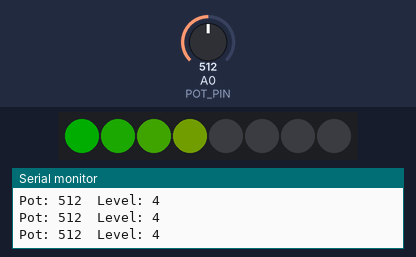
A sketch run on a simulated Arduino Uno, built with avr-gcc and run on an emulated ATmega328P. Shown: 8 RGB LEDs in strip order, left to right, the last lines printed to the serial monitor. The inputs (shaded band) are chosen by the test bench; at power-on: A0 (POT_PIN) = 512. Dim RGB values are drawn brighter than linear.

Above: at 1.2 s.
1.3 s: A0 (POT_PIN) set to 716
At 2.5 s:
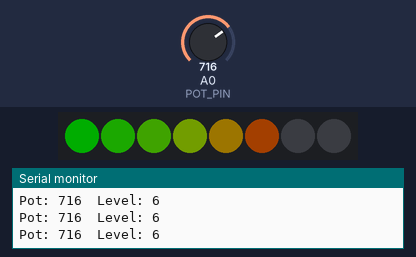
2.8 s: A0 (POT_PIN) set to 779
5.8 s: A0 (POT_PIN) set to 811
At 6.2 s:
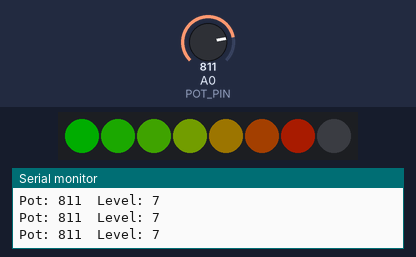
7.3 s: A0 (POT_PIN) set to 1023
At 8.5 s:
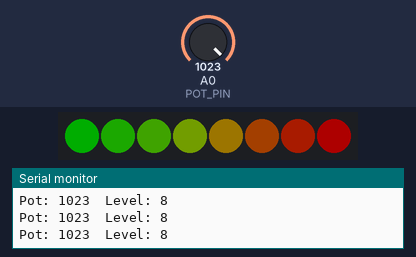
8.8 s: A0 (POT_PIN) set to 982
10.3 s: A0 (POT_PIN) set to 306
At 11.1 s:
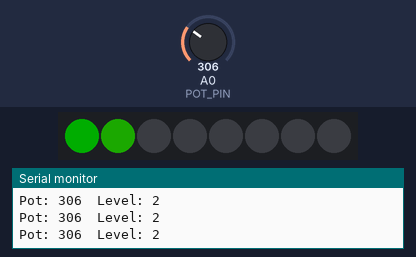
Timing chart, 0 to 12.8 s (numbered marks = the images above; inputs shaded):
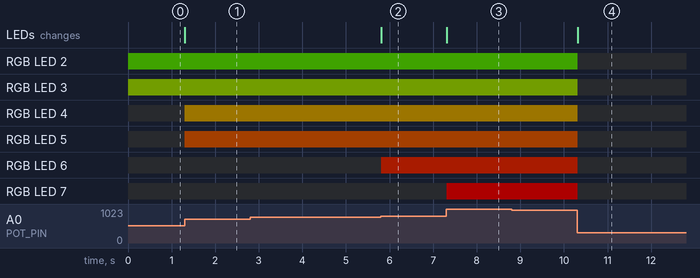

Measured:
- after the input at 1.3 s, RGB LED 4: off → RGB(28, 21, 0) at once; RGB LED 5: off → RGB(36, 14, 0) at once; the LEDs: change at once (image 1)
- after the input at 5.8 s, RGB LED 6: off → RGB(43, 7, 0) at once; the LEDs: change at once (image 2)
- after the input at 7.3 s, RGB LED 7: off → RGB(50, 0, 0) at once; the LEDs: change at once (image 3)
- after the input at 10.3 s, RGB LED 2: RGB(14, 36, 0) → off at once; RGB LED 3: RGB(21, 29, 0) → off at once; RGB LED 4: RGB(28, 21, 0) → off at once; RGB LED 5: RGB(36, 14, 0) → off at once; RGB LED 6: RGB(43, 7, 0) → off at once; the LEDs: change at once (image 4)

The sketch:

pot_neopixel_gauge.ino
```cpp
// 가변저항(A0)을 돌리면 네오픽셀 8구(10번 핀)에 게이지가 채워짐
// 라이브러리: Adafruit NeoPixel (라이브러리 매니저에서 설치)

#include <Adafruit_NeoPixel.h>

const int PIXEL_PIN = 10;   // 네오픽셀 신호선(DIN)
const int NUM_PIXELS = 8;   // LED 개수
const int POT_PIN = A0;     // 가변저항 가운데 다리

Adafruit_NeoPixel strip(NUM_PIXELS, PIXEL_PIN, NEO_GRB + NEO_KHZ800);

void setup() {
  strip.begin();
  strip.setBrightness(50);  // 전체 밝기 (0~255), 너무 밝으면 줄이기
  strip.show();             // 처음엔 모두 끄기
  Serial.begin(9600);
}

void loop() {
  int potValue = analogRead(POT_PIN);  // 0 ~ 1023

  // 0 ~ 8개로 변환 (구간을 고르게 나누기 위해 NUM_PIXELS + 1 사용)
  int level = (long)potValue * (NUM_PIXELS + 1) / 1024;

  for (int i = 0; i < NUM_PIXELS; i++) {
    if (i < level) {
      // 게이지 색: 앞쪽은 초록 → 뒤쪽으로 갈수록 빨강
      int red = map(i, 0, NUM_PIXELS - 1, 0, 255);
      int green = 255 - red;
      strip.setPixelColor(i, strip.Color(red, green, 0));
    } else {
      strip.setPixelColor(i, 0);  // 끄기
    }
  }
  strip.show();

  Serial.print("Pot: ");
  Serial.print(potValue);
  Serial.print("  Level: ");
  Serial.println(level);

  delay(20);
}
```
